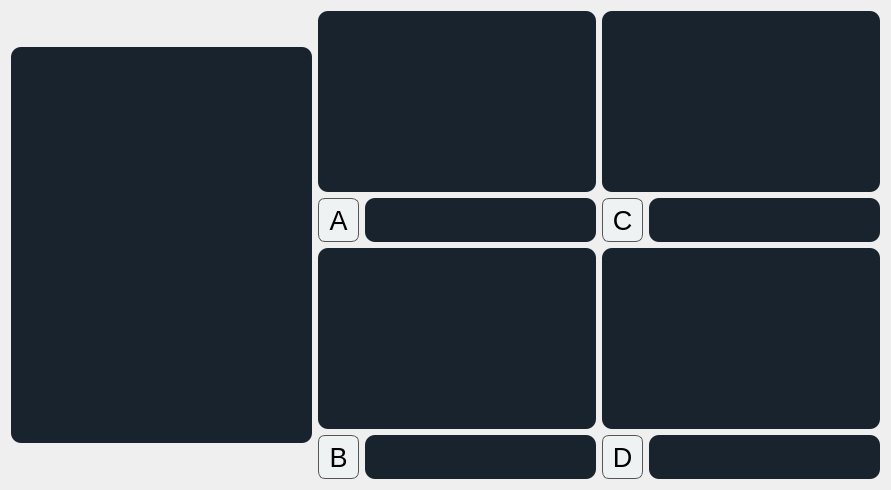
<?xml version="1.0" encoding="UTF-8"?>
<ui version="4.0">
 <class>Form</class>
 <widget class="QWidget" name="Form">
  <property name="geometry">
   <rect>
    <x>0</x>
    <y>0</y>
    <width>891</width>
    <height>490</height>
   </rect>
  </property>
  <property name="windowTitle">
   <string>Form</string>
  </property>
  <layout class="QHBoxLayout" name="horizontalLayout_5">
   <item>
    <layout class="QVBoxLayout" name="verticalLayout_7">
     <item>
      <widget class="QLabel" name="label">
       <property name="minimumSize">
        <size>
         <width>0</width>
         <height>30</height>
        </size>
       </property>
       <property name="text">
        <string/>
       </property>
      </widget>
     </item>
     <item>
      <widget class="QTextEdit" name="txtEdit_preg">
       <property name="minimumSize">
        <size>
         <width>301</width>
         <height>341</height>
        </size>
       </property>
       <property name="maximumSize">
        <size>
         <width>500</width>
         <height>450</height>
        </size>
       </property>
       <property name="styleSheet">
        <string notr="true">  background-color: #19232D;
  border: 0px solid #32414B;
  padding: 0px;
  color: #F0F0F0;
  selection-background-color: #1464A0;
  selection-color: #F0F0F0;

	border-radius: 10;</string>
       </property>
      </widget>
     </item>
     <item>
      <widget class="QLabel" name="label_2">
       <property name="minimumSize">
        <size>
         <width>0</width>
         <height>30</height>
        </size>
       </property>
       <property name="text">
        <string/>
       </property>
      </widget>
     </item>
    </layout>
   </item>
   <item>
    <layout class="QVBoxLayout" name="verticalLayout_4">
     <item>
      <layout class="QVBoxLayout" name="verticalLayout">
       <item>
        <layout class="QVBoxLayout" name="verticalLayout_3">
         <item>
          <widget class="QLabel" name="bel_imageRespA">
           <property name="minimumSize">
            <size>
             <width>241</width>
             <height>181</height>
            </size>
           </property>
           <property name="maximumSize">
            <size>
             <width>350</width>
             <height>260</height>
            </size>
           </property>
           <property name="styleSheet">
            <string notr="true">  background-color: #19232D;
  border: 0px solid #32414B;
  padding: 0px;
  color: #F0F0F0;
  selection-background-color: #1464A0;
  selection-color: #F0F0F0;

	border-radius: 10;</string>
           </property>
           <property name="text">
            <string/>
           </property>
          </widget>
         </item>
         <item>
          <layout class="QHBoxLayout" name="horizontalLayout_3">
           <item>
            <widget class="QPushButton" name="btn_respA">
             <property name="minimumSize">
              <size>
               <width>41</width>
               <height>41</height>
              </size>
             </property>
             <property name="maximumSize">
              <size>
               <width>50</width>
               <height>50</height>
              </size>
             </property>
             <property name="font">
              <font>
               <pointsize>20</pointsize>
              </font>
             </property>
             <property name="styleSheet">
              <string notr="true">background-color:#EEF2F3;
border-radius: 7px;
border: 1px solid #555;</string>
             </property>
             <property name="text">
              <string>A</string>
             </property>
            </widget>
           </item>
           <item>
            <widget class="QTextEdit" name="txtEdit_respA">
             <property name="minimumSize">
              <size>
               <width>201</width>
               <height>41</height>
              </size>
             </property>
             <property name="maximumSize">
              <size>
               <width>300</width>
               <height>60</height>
              </size>
             </property>
             <property name="styleSheet">
              <string notr="true">  background-color: #19232D;
  border: 0px solid #32414B;
  padding: 0px;
  color: #F0F0F0;
  selection-background-color: #1464A0;
  selection-color: #F0F0F0;

	border-radius: 10;</string>
             </property>
            </widget>
           </item>
          </layout>
         </item>
        </layout>
       </item>
       <item>
        <widget class="QLabel" name="bel_imageRespB">
         <property name="minimumSize">
          <size>
           <width>241</width>
           <height>181</height>
          </size>
         </property>
         <property name="maximumSize">
          <size>
           <width>350</width>
           <height>260</height>
          </size>
         </property>
         <property name="styleSheet">
          <string notr="true">  background-color: #19232D;
  border: 0px solid #32414B;
  padding: 0px;
  color: #F0F0F0;
  selection-background-color: #1464A0;
  selection-color: #F0F0F0;

	border-radius: 10;</string>
         </property>
         <property name="text">
          <string/>
         </property>
        </widget>
       </item>
       <item>
        <layout class="QHBoxLayout" name="horizontalLayout">
         <item>
          <widget class="QPushButton" name="btn_respB">
           <property name="minimumSize">
            <size>
             <width>41</width>
             <height>41</height>
            </size>
           </property>
           <property name="maximumSize">
            <size>
             <width>50</width>
             <height>50</height>
            </size>
           </property>
           <property name="font">
            <font>
             <pointsize>20</pointsize>
            </font>
           </property>
           <property name="styleSheet">
            <string notr="true">background-color:#EEF2F3;
border-radius: 7px;
border: 1px solid #555;</string>
           </property>
           <property name="text">
            <string>B</string>
           </property>
          </widget>
         </item>
         <item>
          <widget class="QTextEdit" name="txtEdit_respB">
           <property name="minimumSize">
            <size>
             <width>201</width>
             <height>41</height>
            </size>
           </property>
           <property name="maximumSize">
            <size>
             <width>300</width>
             <height>60</height>
            </size>
           </property>
           <property name="styleSheet">
            <string notr="true">  background-color: #19232D;
  border: 0px solid #32414B;
  padding: 0px;
  color: #F0F0F0;
  selection-background-color: #1464A0;
  selection-color: #F0F0F0;

	border-radius: 10;</string>
           </property>
          </widget>
         </item>
        </layout>
       </item>
      </layout>
     </item>
    </layout>
   </item>
   <item>
    <layout class="QVBoxLayout" name="verticalLayout_5">
     <item>
      <layout class="QVBoxLayout" name="verticalLayout_2">
       <item>
        <layout class="QVBoxLayout" name="verticalLayout_6">
         <item>
          <widget class="QLabel" name="bel_imageRespC">
           <property name="minimumSize">
            <size>
             <width>241</width>
             <height>181</height>
            </size>
           </property>
           <property name="maximumSize">
            <size>
             <width>350</width>
             <height>260</height>
            </size>
           </property>
           <property name="styleSheet">
            <string notr="true">  background-color: #19232D;
  border: 0px solid #32414B;
  padding: 0px;
  color: #F0F0F0;
  selection-background-color: #1464A0;
  selection-color: #F0F0F0;

	border-radius: 10;</string>
           </property>
           <property name="text">
            <string/>
           </property>
          </widget>
         </item>
         <item>
          <layout class="QHBoxLayout" name="horizontalLayout_4">
           <item>
            <widget class="QPushButton" name="btn_respC">
             <property name="minimumSize">
              <size>
               <width>41</width>
               <height>41</height>
              </size>
             </property>
             <property name="maximumSize">
              <size>
               <width>50</width>
               <height>50</height>
              </size>
             </property>
             <property name="font">
              <font>
               <pointsize>20</pointsize>
              </font>
             </property>
             <property name="styleSheet">
              <string notr="true">background-color:#EEF2F3;
border-radius: 7px;
border: 1px solid #555;</string>
             </property>
             <property name="text">
              <string>C</string>
             </property>
            </widget>
           </item>
           <item>
            <widget class="QTextEdit" name="txtEdit_respC">
             <property name="minimumSize">
              <size>
               <width>201</width>
               <height>41</height>
              </size>
             </property>
             <property name="maximumSize">
              <size>
               <width>300</width>
               <height>60</height>
              </size>
             </property>
             <property name="styleSheet">
              <string notr="true">  background-color: #19232D;
  border: 0px solid #32414B;
  padding: 0px;
  color: #F0F0F0;
  selection-background-color: #1464A0;
  selection-color: #F0F0F0;

	border-radius: 10;</string>
             </property>
            </widget>
           </item>
          </layout>
         </item>
        </layout>
       </item>
       <item>
        <widget class="QLabel" name="bel_imageRespD">
         <property name="minimumSize">
          <size>
           <width>241</width>
           <height>181</height>
          </size>
         </property>
         <property name="maximumSize">
          <size>
           <width>350</width>
           <height>260</height>
          </size>
         </property>
         <property name="styleSheet">
          <string notr="true">  background-color: #19232D;
  border: 0px solid #32414B;
  padding: 0px;
  color: #F0F0F0;
  selection-background-color: #1464A0;
  selection-color: #F0F0F0;

	border-radius: 10;</string>
         </property>
         <property name="text">
          <string/>
         </property>
        </widget>
       </item>
       <item>
        <layout class="QHBoxLayout" name="horizontalLayout_2">
         <item>
          <widget class="QPushButton" name="btn_respD">
           <property name="minimumSize">
            <size>
             <width>41</width>
             <height>41</height>
            </size>
           </property>
           <property name="maximumSize">
            <size>
             <width>50</width>
             <height>50</height>
            </size>
           </property>
           <property name="font">
            <font>
             <pointsize>20</pointsize>
            </font>
           </property>
           <property name="styleSheet">
            <string notr="true">background-color:#EEF2F3;
border-radius: 7px;
border: 1px solid #555;</string>
           </property>
           <property name="text">
            <string>D</string>
           </property>
          </widget>
         </item>
         <item>
          <widget class="QTextEdit" name="txtEdit_respD">
           <property name="minimumSize">
            <size>
             <width>201</width>
             <height>41</height>
            </size>
           </property>
           <property name="maximumSize">
            <size>
             <width>300</width>
             <height>60</height>
            </size>
           </property>
           <property name="styleSheet">
            <string notr="true">  background-color: #19232D;
  border: 0px solid #32414B;
  padding: 0px;
  color: #F0F0F0;
  selection-background-color: #1464A0;
  selection-color: #F0F0F0;

	border-radius: 10;</string>
           </property>
          </widget>
         </item>
        </layout>
       </item>
      </layout>
     </item>
    </layout>
   </item>
  </layout>
 </widget>
 <resources/>
 <connections/>
</ui>
